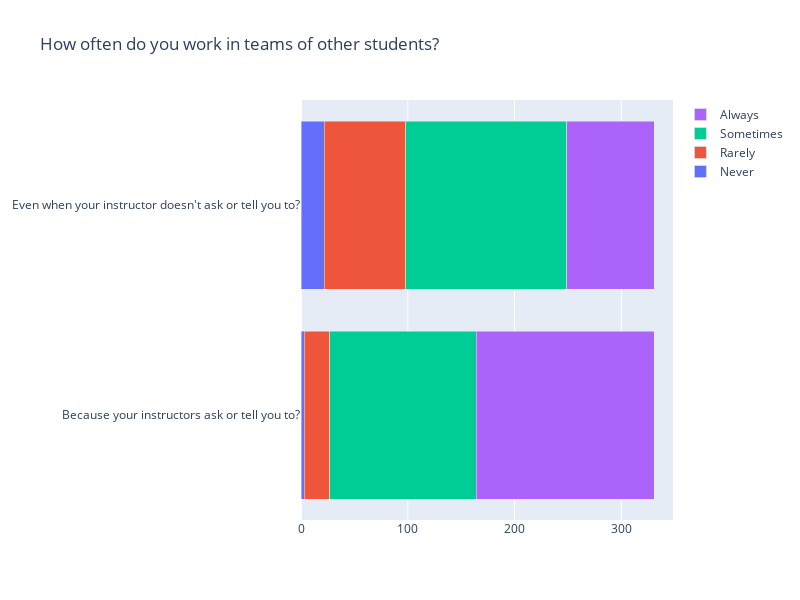

Notebook code for this chart:
### Code cell
# Define the statements with the problematic character and their corresponding response categories
statements = [
    "Because your instructors ask or tell you to?",
    "Even when your instructor doesn't ask or tell you to?"
]

response_categories_2 = ["Never", "Rarely", "Sometimes", "Always"]

# Initialize lists to store the counts for each response category
response_counts = {category: [] for category in response_categories_2}

# Iterate through the statements
for statement in statements:
    # Get the value counts for the current statement
    cnt_srs_5 = df[statement].value_counts()
    
    # Append the counts for each response category to the respective list
    for category in response_categories_2:
        response_counts[category].append(cnt_srs_5.get(category, 0))

# Create bar chart traces for each response category
traces = []
for category in response_categories_2:
    trace = go.Bar(
        y=statements,
        x=response_counts[category],
        orientation='h',
        name=category
    )
    traces.append(trace)

# Create the layout
layout = go.Layout(
    title='How often do you work in teams of other students?',
    barmode='stack',
    width=800,
    height=600
)

# Create the figure
fig = go.Figure(data=traces, layout=layout)

# Display the plot
fig.show()

# Save the figure as an HTML file
fig.write_html("working_in_teams.html")

# Save the figure as an image
fig.write_image("working_in_teams.jpeg")

### Figure 1 — Plotly figure (JSON) as saved in the notebook; plotly's stock layout.template omitted (floating-point values rounded to 4 significant figures)
{"data": [{"name": "Never", "orientation": "h", "type": "bar", "x": [3, 22], "y": ["Because your instructors ask or tell you to?", "Even when your instructor doesn't ask or tell you to?"]}, {"name": "Rarely", "orientation": "h", "type": "bar", "x": [24, 76], "y": ["Because your instructors ask or tell you to?", "Even when your instructor doesn't ask or tell you to?"]}, {"name": "Sometimes", "orientation": "h", "type": "bar", "x": [137, 151], "y": ["Because your instructors ask or tell you to?", "Even when your instructor doesn't ask or tell you to?"]}, {"name": "Always", "orientation": "h", "type": "bar", "x": [167, 82], "y": ["Because your instructors ask or tell you to?", "Even when your instructor doesn't ask or tell you to?"]}], "layout": {"barmode": "stack", "height": 600, "title": {"text": "How often do you work in teams of other students?"}, "width": 800, "xaxis": {"autorange": true, "range": [0, 348.4], "type": "linear"}, "yaxis": {"autorange": true, "range": [-0.5, 1.5], "type": "category"}}}
